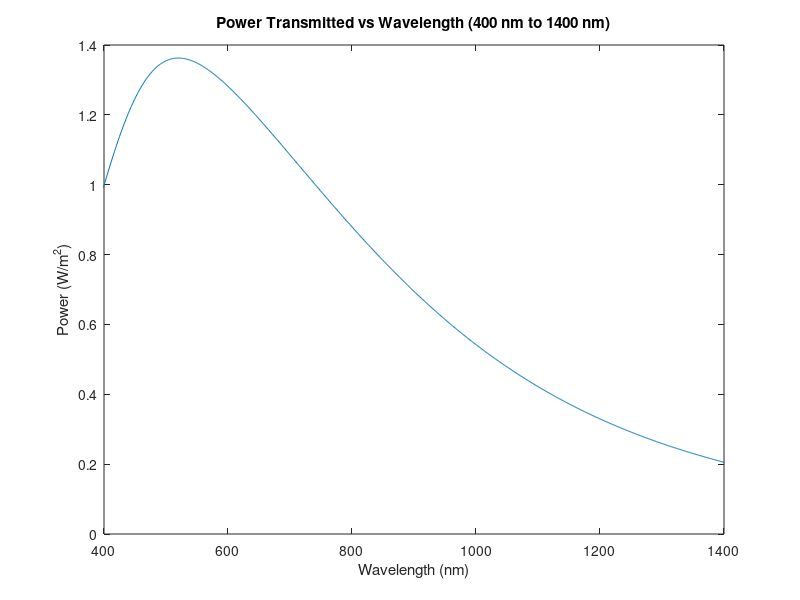
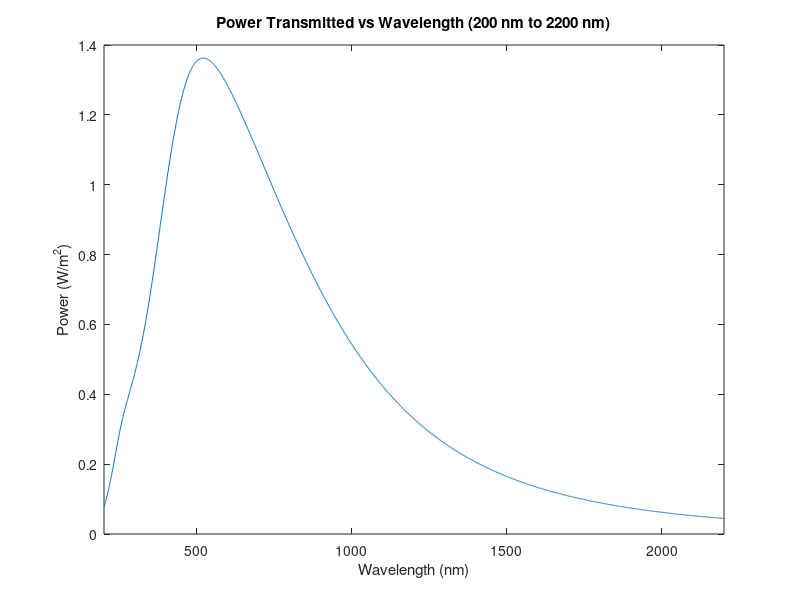

Recreate these plots in MATLAB, in order.
n_0 = 1;
n_1 = 1.4;
n_2 = 2.6192;
n_3 = 3.5;
g01 = (n_0-n_1)/(n_0+n_1);
g12 = (n_1-n_2)/(n_1+n_2);
g23 = (n_2-n_3)/(n_2+n_3);
t01 = 2*n_0/(n_0+n_1);
t12 = 2*n_1/(n_1+n_2);
t23 = 2*n_2/(n_2+n_3);
lambda_c = 650;
wavelength = 200:1:2199;
L_values = 200:1:2399; 

q01 = (1/t01)*[1 g01; g01 1];
q12 = (1/t12)*[1 g12; g12 1];
q23 = (1/t23)*[1 g23; g23 1];

Power = zeros(1, length(wavelength));

for k = 1:length(wavelength)
    L = L_values(k);
    delta_m = (pi/2) * (lambda_c / L);
    p1 = [exp(1i*delta_m) 0; 0 exp(-1i*delta_m)];
    T = q01 * p1 * q12 * p1 * q23;
    g = T(2,1) / T(1,1);
    r = abs(g)^2;
    pow = (((1-r)*(6.16*10^15)) / ((L^5)*(exp(2484/L)-1)));
    Power(k) = pow;
end

wavelength1 = 400:1:1399;

figure(1);
plot(wavelength, Power);
title('Power Transmitted vs Wavelength (400 nm to 1400 nm)');
xlabel('Wavelength (nm)');
ylabel('Power (W/m^2)');
xlim([400,1400]);

figure(2);
plot(wavelength, Power);
title('Power Transmitted vs Wavelength (200 nm to 2200 nm)');
xlabel('Wavelength (nm)');
ylabel('Power (W/m^2)');
xlim([200,2200]);

fprintf('Total Power in Watts (400 nm to 1400 nm) = %f\n', sum(Power(231:1399)));
fprintf('Total Power in Watts (200 nm 2200 nm) = %f\n', sum(Power));
